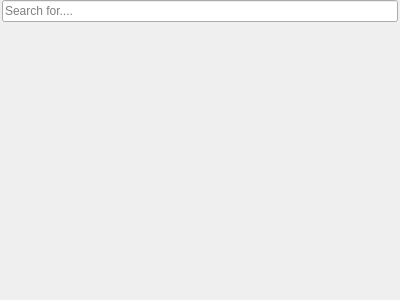
<?xml version="1.0" encoding="UTF-8"?>
<ui version="4.0">
 <class>page_main</class>
 <widget class="QWidget" name="page_main">
  <property name="geometry">
   <rect>
    <x>0</x>
    <y>0</y>
    <width>400</width>
    <height>300</height>
   </rect>
  </property>
  <property name="windowTitle">
   <string>Form</string>
  </property>
  <layout class="QVBoxLayout" name="verticalLayout">
   <property name="leftMargin">
    <number>2</number>
   </property>
   <property name="topMargin">
    <number>0</number>
   </property>
   <property name="rightMargin">
    <number>2</number>
   </property>
   <property name="bottomMargin">
    <number>0</number>
   </property>
   <item>
    <widget class="QLineEdit" name="lineEdit">
     <property name="placeholderText">
      <string>Search for....</string>
     </property>
    </widget>
   </item>
   <item>
    <widget class="QTreeWidget" name="treeWidget">
     <property name="focusPolicy">
      <enum>Qt::TabFocus</enum>
     </property>
     <property name="styleSheet">
      <string notr="true">QTreeWidget{background: transparent; }</string>
     </property>
     <property name="horizontalScrollBarPolicy">
      <enum>Qt::ScrollBarAsNeeded</enum>
     </property>
     <property name="sizeAdjustPolicy">
      <enum>QAbstractScrollArea::AdjustToContents</enum>
     </property>
     <property name="editTriggers">
      <set>QAbstractItemView::DoubleClicked|QAbstractItemView::EditKeyPressed|QAbstractItemView::SelectedClicked</set>
     </property>
     <property name="tabKeyNavigation">
      <bool>true</bool>
     </property>
     <property name="showDropIndicator" stdset="0">
      <bool>false</bool>
     </property>
     <property name="selectionBehavior">
      <enum>QAbstractItemView::SelectItems</enum>
     </property>
     <property name="iconSize">
      <size>
       <width>32</width>
       <height>32</height>
      </size>
     </property>
     <property name="horizontalScrollMode">
      <enum>QAbstractItemView::ScrollPerItem</enum>
     </property>
     <property name="indentation">
      <number>20</number>
     </property>
     <property name="uniformRowHeights">
      <bool>true</bool>
     </property>
     <property name="sortingEnabled">
      <bool>true</bool>
     </property>
     <property name="animated">
      <bool>true</bool>
     </property>
     <property name="allColumnsShowFocus">
      <bool>false</bool>
     </property>
     <property name="wordWrap">
      <bool>true</bool>
     </property>
     <property name="expandsOnDoubleClick">
      <bool>false</bool>
     </property>
     <attribute name="headerVisible">
      <bool>false</bool>
     </attribute>
     <column>
      <property name="text">
       <string notr="true">1</string>
      </property>
     </column>
    </widget>
   </item>
  </layout>
 </widget>
 <resources/>
 <connections/>
</ui>
